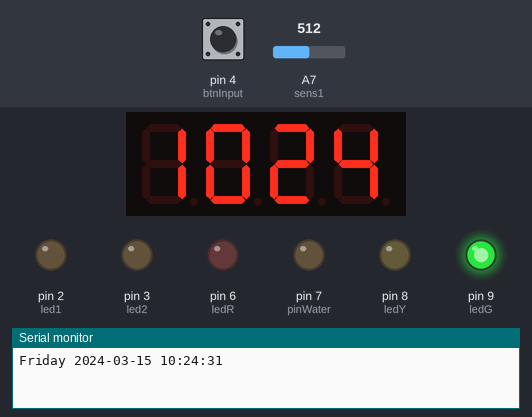
Bench run of a sketch on a simulated Arduino Nano, built with avr-gcc and run on an emulated ATmega328P. On the bench: 4-digit seven-segment display, output pins drawn as LEDs (lit = HIGH), the last lines printed to the serial monitor. The inputs (shaded band) are chosen by the test bench; at power-on: pin 4 (btnInput) HIGH, A7 (sens1) = 512. The local clock reads 2024-03-15 10:24:30 at power-on unless the sketch sets it.

Above: at 1.6 s.
1.7 s: pin 4 (btnInput) pulled LOW for 0.15 s
At 2.8 s:
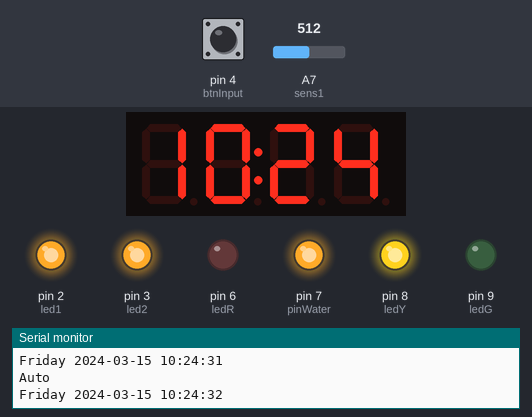
4.8 s: A7 (sens1) set to 211
6.9 s: A7 (sens1) set to 187
At 8.8 s:
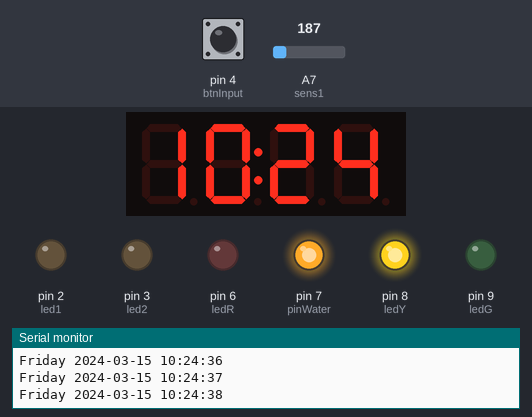
9.9 s: pin 4 (btnInput) pulled LOW for 1 s
At 10.8 s:
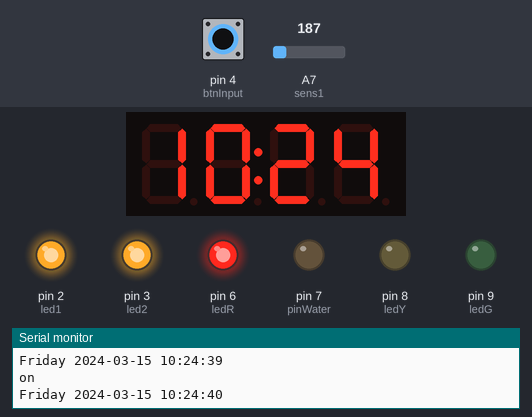
13.9 s: pin 4 (btnInput) pulled LOW for 0.15 s
At 14.9 s:
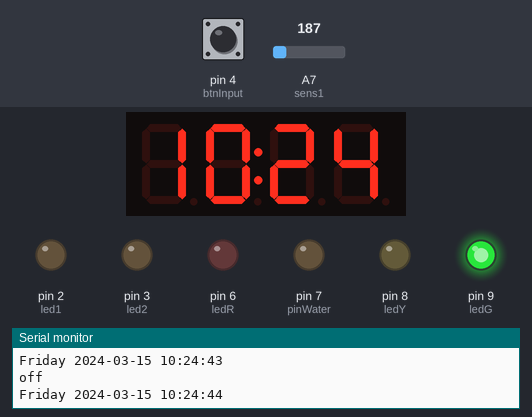
15.5 s: pin 4 (btnInput) pulled LOW for 3.2 s
At 16.6 s:
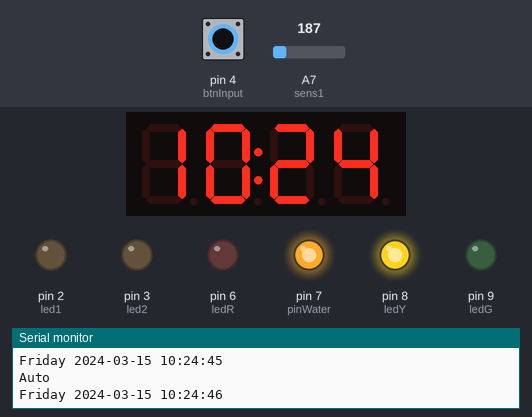
Timing chart, 0 to 18.5 s (numbered marks = the images above; inputs shaded):
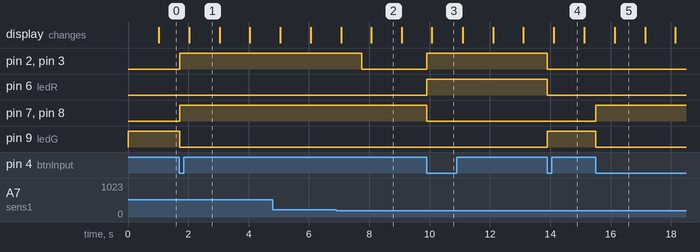

The sketch:

sketch_InfraLed_water.ino.ino
```cpp
#define sens1 A7 // LRD 7 pin
#define led1 2  // LED1 pin D2
#define pinWater 7  // Watermotor pin D7
#define led2 3 // LED2 pin D3

#define ledG 9 // LED green pin D9
#define ledR 6 // LED red pin D6
#define ledY 8 // LED yellow pin D8

// часы
#include <DS1302.h>
#include <stdio.h>

// дисплей
#include "TM1637.h"

// часы
DS1302 rtc(10, 7, 5);

// дисплей

#define interval 1000           // интервал между переключениями дисплея

#define CLK 11 //Set the CLK pin connection to the display
#define DIO 12 //Set the DIO pin connection to the display
int8_t TimeDisp[] = {0x0e,0x0f,0x0f,0x0f};
unsigned long previousMillis = 0;        // храним время последнего переключения дисплея
bool points = false;

TM1637 tm1637(CLK, DIO);  //set up the 4-Digit Display.

int btnInput = 4; // Input managment channel pin 4 (4)
volatile long CH1PulseStartTicks;
bool ledState = false;
byte triadeState = 0;
bool button_old = false;

void setup() {

  // дисплей
  tm1637.set();
  tm1637.init();

  // put your setup code here, to run once:
  pinMode(sens1, INPUT);
  pinMode(btnInput, INPUT_PULLUP);

  pinMode(led1, OUTPUT);
  pinMode(led2, OUTPUT);

  pinMode(pinWater, OUTPUT);


  pinMode(ledY, OUTPUT);
  pinMode(ledR, OUTPUT);
  pinMode(ledG, OUTPUT);


  LedTriade(100);
  Serial.begin(9600);
}

void loop() {
  // put your main code here, to run repeatedly:
  RefreshDateTime();
  int val1 = analogRead(sens1);//ApproximateSensor();
  bool valBtn = digitalRead(btnInput);

 if ((digitalRead(btnInput)==LOW)&&(button_old==1))
  {

    ChangeTriadeState(val1);
    //count = count + 1;
    //Serial.println(count);
  }
  button_old = digitalRead(btnInput);

  delay(10);
if((micros() - CH1PulseStartTicks) > 1000000 && triadeState == 1){

  Darken(val1);

}
}

void ChangeTriadeState(int volume){
      triadeState++;
  if(triadeState > 2){
    triadeState =0;
  }

  LedTriade(volume);
  int waterOn = 0;
  if (volume==2){
    waterOn = 1;
  }
}


void LedTriade(int volume){
  switch(triadeState){
    case 0:

  Serial.println("off");
  digitalWrite(ledG, 1);
  digitalWrite(ledR, 0);
  digitalWrite(ledY, 0);

  digitalWrite(pinWater,0);
  Darken(100);
      break;
    case 1:
    Serial.println("Auto");
  digitalWrite(ledG, 0);
  digitalWrite(ledR, 0);
  digitalWrite(ledY, 1);

  digitalWrite(pinWater,1);
  Darken(volume);
      break;
    case 2:
    Serial.println("on");
  digitalWrite(ledG, 0);
  digitalWrite(ledR, 1);
  digitalWrite(ledY, 0);

  digitalWrite(pinWater,0);
  Darken(1000);
      break;

  }

}

// апроксимируем N значений с сенсора, чтобы не обращать внимание на ложные выпады
int ApproximateSensor(){
  int result=0;
  for(int i = 0;i<100;i++ ){
    result += analogRead(sens1);

  delay(5);
  }

  result/=100;
  //int volume = analogRead(sens1); // read the value of sensor 1
  return result;
}

// метод "стемнело" определяет, что делать при нступлении темноты или расвете
void Darken(int volume){

if (ledState){
  ledState = volume > 200;
}else{
  ledState = volume > 280;
}
  //bool ledOn = volume > 250;

  digitalWrite(led1, ledState);

  digitalWrite(led2, ledState);

  CH1PulseStartTicks = micros();
}


// Работы с дисплеем
void RefreshDateTime(){
  unsigned long currentMillis = millis();
 //проверяем не прошел ли нужный интервал, если прошел то
  if(currentMillis - previousMillis > interval) {
    // сохраняем время последнего переключения
    previousMillis = currentMillis;

    Time tm = printTime();

    tm1637.point(points ? POINT_ON:POINT_OFF);
    points = !points;

    TimeDisp[0] = tm.hr / 10;
    TimeDisp[1] = tm.hr % 10;
    TimeDisp[2] = tm.min / 10;
    TimeDisp[3] = tm.min % 10;
    tm1637.display(TimeDisp);


  }
}

Time printTime() {
  // Get the current time and date from the chip.
  Time t = rtc.time();

  // Name the day of the week.
  const String day = dayAsString(t.day);

  // Format the time and date and insert into the temporary buffer.
  char buf[50];
  snprintf(buf, sizeof(buf), "%s %04d-%02d-%02d %02d:%02d:%02d",
           day.c_str(),
           t.yr, t.mon, t.date,
           t.hr, t.min, t.sec);

  // Print the formatted string to serial so we can see the time.
  Serial.println(buf);
  return t;
}


String dayAsString(const Time::Day day) {
  switch (day) {
    case Time::kSunday: return "Sunday";
    case Time::kMonday: return "Monday";
    case Time::kTuesday: return "Tuesday";
    case Time::kWednesday: return "Wednesday";
    case Time::kThursday: return "Thursday";
    case Time::kFriday: return "Friday";
    case Time::kSaturday: return "Saturday";
  }
  return "(unknown day)";
}
```

Measured:
- the behaviour switches between 201 and 200 on A7 (sens1) (found by bisection; images 1 and 2)
- after the input at 1.7 s, pin 2 (led1), pin 3 (led2), pin 7 (pinWater), pin 8 (ledY): LOW → HIGH at once; pin 9 (ledG): HIGH → LOW at once
- after the input at 6.9 s, pin 2 (led1), pin 3 (led2): HIGH → LOW after 0.85 s
- after the input at 9.9 s, pin 2 (led1), pin 3 (led2), pin 6 (ledR): LOW → HIGH at once; pin 7 (pinWater), pin 8 (ledY): HIGH → LOW at once
- after the input at 13.9 s, pin 2 (led1), pin 3 (led2), pin 6 (ledR): HIGH → LOW at once; pin 9 (ledG): LOW → HIGH at once
- after the input at 15.5 s, pin 7 (pinWater), pin 8 (ledY): LOW → HIGH at once; pin 9 (ledG): HIGH → LOW at once
